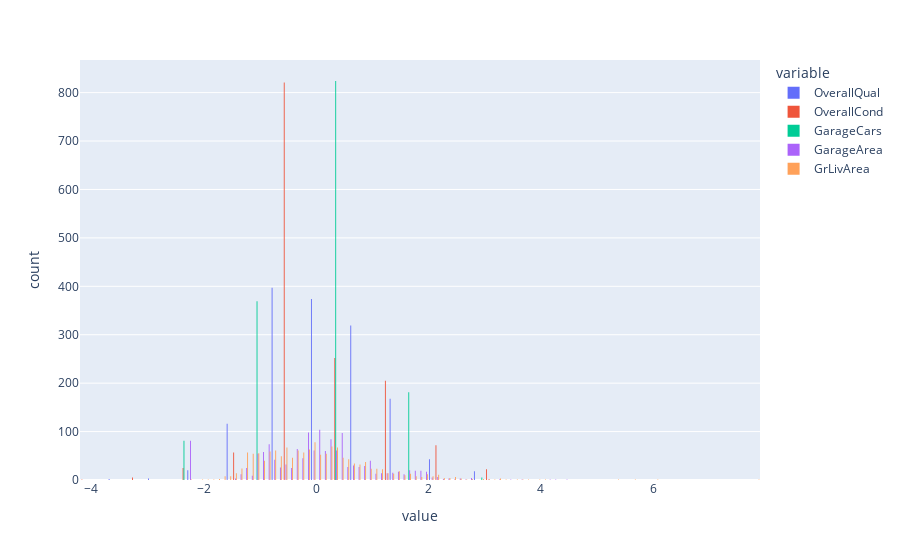

Notebook source saved alongside this figure:
### Code cell
px.histogram(estandarized_df[cols_to_estandarize].melt(),
             x='value',
             color='variable',
             barmode='group')

### Figure 1 — Plotly figure (JSON) as saved in the notebook; plotly's stock layout.template omitted (floating-point values rounded to 4 significant figures; data arrays with more than 128 entries replaced by an {"elided": "..."} marker saying what was removed)
{"data": [{"alignmentgroup": "True", "bingroup": "x", "hovertemplate": "variable=OverallQual<br>value=%{x}<br>count=%{y}<extra></extra>", "legendgroup": "OverallQual", "marker": {"color": "#636efa", "pattern": {"shape": ""}}, "name": "OverallQual", "offsetgroup": "OverallQual", "orientation": "v", "showlegend": true, "type": "histogram", "x": {"elided": "1460 float values"}, "xaxis": "x", "yaxis": "y"}, {"alignmentgroup": "True", "bingroup": "x", "hovertemplate": "variable=OverallCond<br>value=%{x}<br>count=%{y}<extra></extra>", "legendgroup": "OverallCond", "marker": {"color": "#EF553B", "pattern": {"shape": ""}}, "name": "OverallCond", "offsetgroup": "OverallCond", "orientation": "v", "showlegend": true, "type": "histogram", "x": {"elided": "1460 float values"}, "xaxis": "x", "yaxis": "y"}, {"alignmentgroup": "True", "bingroup": "x", "hovertemplate": "variable=GarageCars<br>value=%{x}<br>count=%{y}<extra></extra>", "legendgroup": "GarageCars", "marker": {"color": "#00cc96", "pattern": {"shape": ""}}, "name": "GarageCars", "offsetgroup": "GarageCars", "orientation": "v", "showlegend": true, "type": "histogram", "x": {"elided": "1460 float values"}, "xaxis": "x", "yaxis": "y"}, {"alignmentgroup": "True", "bingroup": "x", "hovertemplate": "variable=GarageArea<br>value=%{x}<br>count=%{y}<extra></extra>", "legendgroup": "GarageArea", "marker": {"color": "#ab63fa", "pattern": {"shape": ""}}, "name": "GarageArea", "offsetgroup": "GarageArea", "orientation": "v", "showlegend": true, "type": "histogram", "x": {"elided": "1460 float values"}, "xaxis": "x", "yaxis": "y"}, {"alignmentgroup": "True", "bingroup": "x", "hovertemplate": "variable=GrLivArea<br>value=%{x}<br>count=%{y}<extra></extra>", "legendgroup": "GrLivArea", "marker": {"color": "#FFA15A", "pattern": {"shape": ""}}, "name": "GrLivArea", "offsetgroup": "GrLivArea", "orientation": "v", "showlegend": true, "type": "histogram", "x": {"elided": "1460 float values"}, "xaxis": "x", "yaxis": "y"}], "layout": {"autosize": true, "barmode": "group", "legend": {"title": {"text": "variable"}, "tracegroupgap": 0}, "margin": {"t": 60}, "xaxis": {"anchor": "y", "autorange": true, "domain": [0, 1], "range": [-4.2, 7.9], "title": {"text": "value"}, "type": "linear"}, "yaxis": {"anchor": "x", "autorange": true, "domain": [0, 1], "range": [0, 867.4], "title": {"text": "count"}}}}
